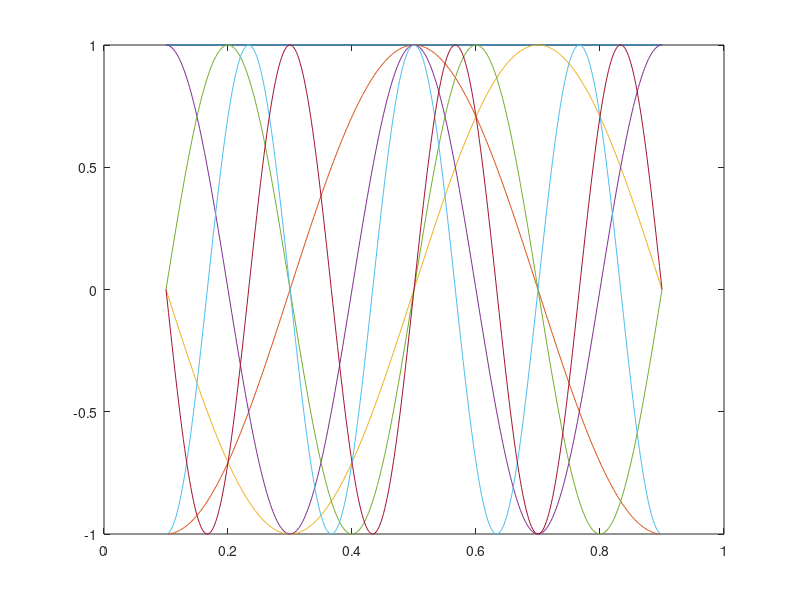
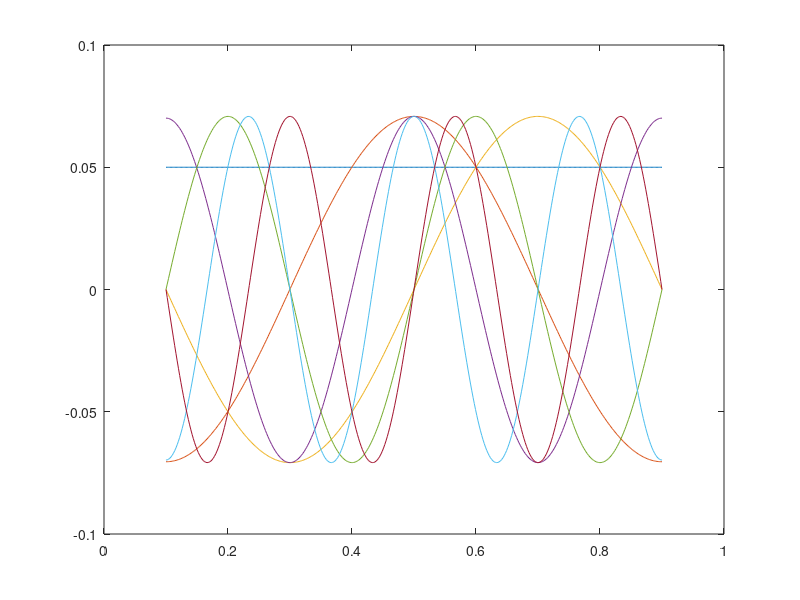

MATLAB code for these plots, in order:
%%
clc; clear all;
x_b = 0; x_e = 1;
Nsim = 400; xsim = x_b:(x_e-x_b)/(Nsim-1):x_e;
Dsim = 10*xsim.^3-xsim+5;

%%
x_b = 0.1; x_e = 0.9; N = 400;
dx = (x_e-x_b)/(N-1);% N-1 or N error has serious consequences needs to be investigated
x = x_b:dx:x_e;

degree = 7;
Dc = interp1(xsim,Dsim,x,'pchip');

F = ones(length(x), degree);
scale = (x(end)-x(1))/(2*pi);
mean = (x(1) + x(end))/2;

for i = 2:2:degree
    F(:,i) = cos(1/scale * (i/2) * (x - mean));
end

for i = 3:2:degree
    F(:,i) = sin(1/scale * fix(i/2) *(x - mean));
end

%% Gram-Schmidt orthonormalization
A = F;

% Classical Gram-Schmidt
% for j  = 1:size(A,2)
%     v = A(:,j);
%     for i = 1:j-1
%         R(i,j) =Q(:,i)'*A(:,j);
%         v = v - R(i,j)*Q(:,i);
%     end
%     R(j,j) = norm(v);
%     Q(:,j) = v/R(j,j);
% end

 w = ones(size(F,1),1);
% w(1:100) = 1e5;
% w(300:400) = 1e5;
 
for j  = 1:size(F,2)
    v = A(:,j);
    for i = 1:j-1
        R(i,j) = sum(v.*Q(:,i).*w)/sum(Q(:,i).*Q(:,i).*w);
        v = v - R(i,j)*Q(:,i);
    end
    R(j,j) = norm(v);
    Q(:,j) = v/R(j,j);
end

%Q(:,1) = 0;

%%
% [m, n] = size(A);
% Q = zeros(m, n, 'like',A);
% R = zeros(n, n, 'like',A);
% QQ = zeros(m, n, 'like',A);
% 
% for j = 1:n
%     v = A(:,j);
%     for i = 1:j-1
%         R(i,j) = (v.' * QQ(:,i));
%         v = v - R(i,j) * Q(:,i);
%     end
%     R(j,j) = norm(v);
%     Q(:,j) = v / R(j,j);
%     QQ(:,j) = (conj(Q(:,j)) .* w) ./ (w.' * (Q(:,j).*conj(Q(:,j))));
% end

% 
% 
% 
%% Check orthonormal

for m = 1:size(F,2)
    for n = 1:size(F,2)
        M(m,n) = Q(:,m)' * Q(:,n);
    end
end

figure()
plot(x,F(:,1:end))

figure()
plot(x,Q(:,1:end))

% Dc = Dc';
% cof = (Dc\A)';
